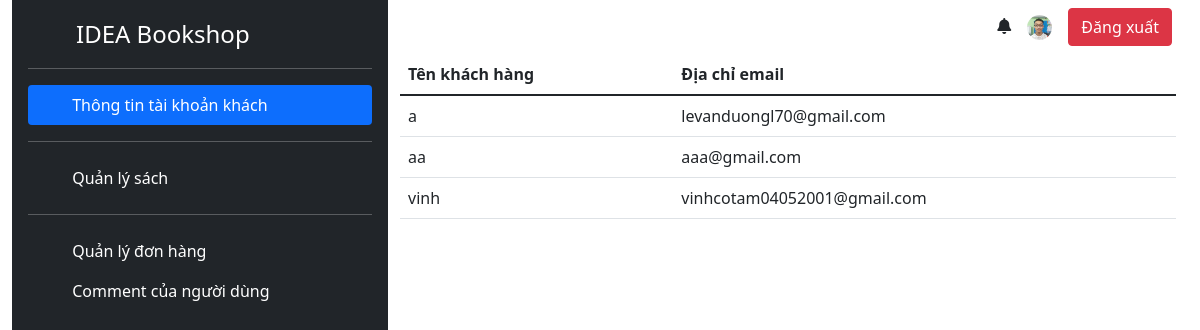
Before: /admin/dashboard.php (signed in) with the older database file.
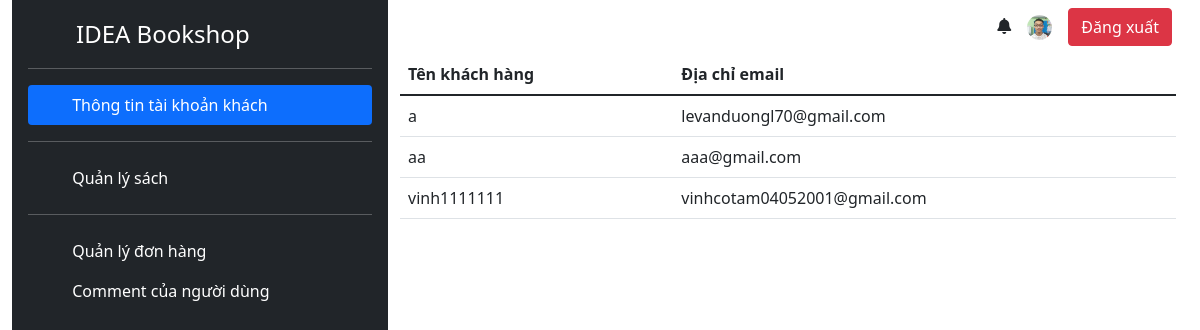
After: the same page with the newer database file.
### tables this page shows
CREATE TABLE `tb_user` (
  `user_name` varchar(100) NOT NULL,
  `user_email` varchar(100) NOT NULL,
  `user_pass` varchar(100) NOT NULL,
  `user_status` tinyint(1) NOT NULL,
  `user_code` varchar(100) NOT NULL,
  `level_user` tinyint(1) DEFAULT NULL
);

### admin/dashboard.php (the view, shortened to what this page needs)
<?php
    include('header.php');
?>
<div class="container-fluid">
    <div class="row" style="min-height:1000px;">
        <div class="col-md-4">
            <div class="d-flex flex-column flex-shrink-0 p-3 text-white bg-dark" style="width: 100%; height: 100%">
                <a href="/" class="d-flex align-items-center mb-3 mb-md-0 me-md-auto text-white text-decoration-none">
                    <svg class="bi me-2" width="40" height="32">
                        <use xlink:href="#bootstrap"></use>
                    </svg>
                    <span class="fs-4">IDEA Bookshop</span>
                </a>
                <hr>
                <ul class="nav nav-pills flex-column mb-auto">
                    <li class="nav-item">
                        <a href="#" class="nav-link active" aria-current="page">
                            <svg class="bi me-2" width="16" height="16">
                                <use xlink:href="#home"></use>
                            </svg>
                            Thông tin tài khoản khách
                        </a>
                    </li>
                    <li class="nav-item">
                        <hr>
                    </li>
                    <li>
                        <a href="listbook.php" class="nav-link text-white">
                            <svg class="bi me-2" width="16" height="16">
                                <use xlink:href="#speedometer2"></use>
                            </svg>
                            Quản lý sách
                        </a>
                    </li>
                    <li class="nav-item">
                        <hr>
                    </li>
                    <li>
                        <a href="receipt.php" class="nav-link text-white">
                            <svg class="bi me-2" width="16" height="16">
                                <use xlink:href="#table"></use>
                            </svg>
                            Quản lý đơn hàng
                        </a>
                    </li>
                    <li>
                        <a href="comment.php" class="nav-link text-white">
                            <svg class="bi me-2" width="16" height="16">
                                <use xlink:href="#grid"></use>
                            </svg>
                            Comment của người dùng
                        </a>
                    </li>
                </ul>
            </div>
        </div>
        <div class="col-md-8">
            <div class="container-fluid" style="margin:0px; padding:0px;">
                <div class="row">
                    <ul class="nav justify-content-end">
                        <li class="nav-item">
                            <a class="text-reset me-3" href="#">
                                <i class="fas fa-bell" style="margin-top: 18px;"></i>
                            </a>
                        </li>
                        <li class="nav-item">
                            <img src="../img/avatar-1.jpg" class="rounded-circle" height="25" alt="" loading="lazy"
                                style="margin-top: 15px;" />
                        </li>
                        <li class="nav-item">
                            <a class="nav-link" href="../logout.php">
                                <button class="btn btn-danger" type="submit">Đăng xuất</button>
                            </a>
                        </li>
                    </ul>
                    <div class="row">
                        <table class="table">
                            <thead>
                                <tr>
                                    <th scope="col">Tên khách hàng</th>
                                    <th scope="col">Địa chỉ email</th>
                                </tr>
                            </thead>
                            <tbody>
                                <?php
                    include '../conf.php';
                    $sql="select * from tb_user where level_user=0";
                    $result=mysqli_query($conn,$sql);
                    if(mysqli_num_rows($result)>0){
                        while($row=mysqli_fetch_assoc($result)){
                            echo '<tr>';
                            echo '<td>'.$row['user_name'].'</td>';
                            echo '<td>'.$row['user_email'].'</td>';
                            echo '</tr>';
                        }
                    }
                ?>
                            </tbody>
                        </table>
                    </div>
                </div>
            </div>
        </div>
    </div>
</div>
<?php
    include('footer.php');
    ?>

Changed rows visible on the page:
removed tb_user: user_name "vinh", user_email "vinhcotam04052001@gmail.com"
added tb_user: user_name "vinh1111111", user_email "vinhcotam04052001@gmail.com"
